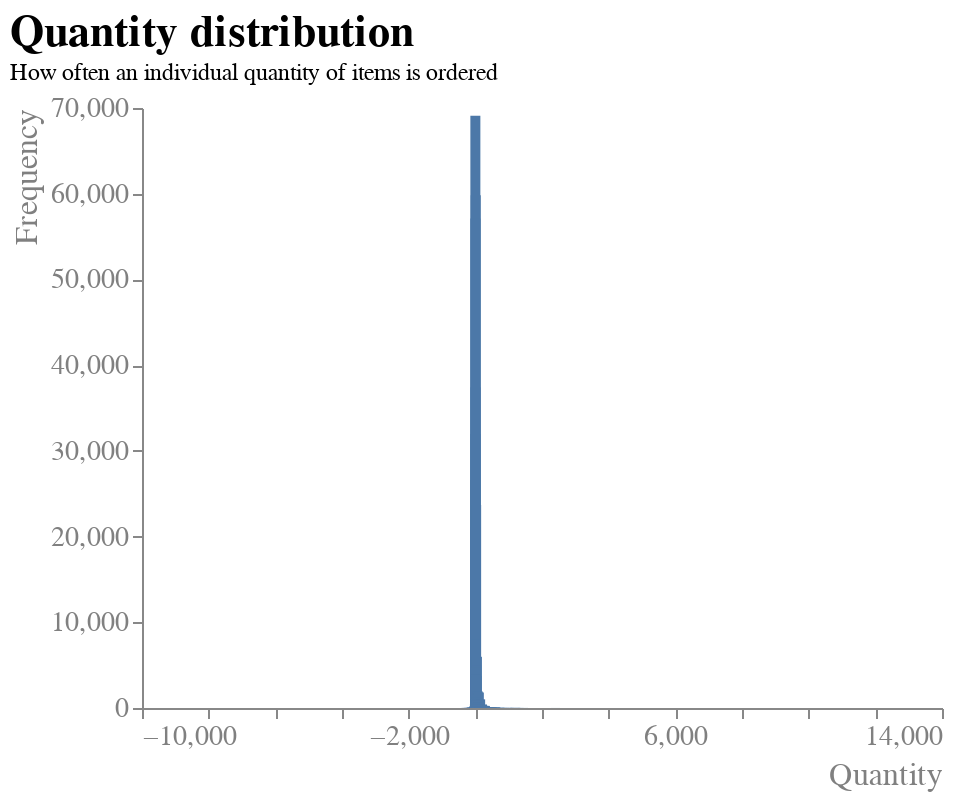

Notebook code cell kept with this figure:
### Code cell
# Häufigkeit der Werte in Quantity
x = df['Quantity']

df_customer = pd.value_counts(x)


df_customer = df_customer.reset_index()
df_customer.columns = ["Quantity", "Frequency"]

# Barplot erstellen
barplot = alt.Chart(df_customer).mark_bar().encode(
y=alt.Y("Frequency:Q",
            axis=alt.Axis(title = "Frequency",
                        grid=False,
                        labelAngle=0,
                        titleAnchor="end",
    )),
    x=alt.X("Quantity:Q",
            axis=alt.Axis(title = "Quantity",
                        grid=False,
                        labelAngle=0,
                        titleAnchor="end",
    )),
).configure_view(
    strokeWidth=0
).configure_title(
    fontSize=22,
    font="Arial",
    color="black",
    anchor="start"
).configure_axis(
    labelFont="Arial",
    titleFont="Arial",
    labelFontSize=14,
    titleFontSize=16,
    titleFontWeight="normal",
    labelColor="grey",
    titleColor="grey"
).properties(
    title={"text":["Quantity distribution"], "subtitle":["How often an individual quantity of items is ordered"]},
)

barplot

### Figure 1 — Vega-Lite specification as saved in the notebook (floating-point values rounded to 4 significant figures; data arrays with more than 128 entries replaced by an {"elided": "..."} marker saying what was removed)
{"config": {"view": {"continuousWidth": 400, "continuousHeight": 300, "strokeWidth": 0}, "axis": {"labelColor": "grey", "labelFont": "Arial", "labelFontSize": 14, "titleColor": "grey", "titleFont": "Arial", "titleFontSize": 16, "titleFontWeight": "normal"}, "title": {"anchor": "start", "color": "black", "font": "Arial", "fontSize": 22}}, "data": {"name": "data-4d58853050d8be35a9d5880caf5817f3"}, "mark": "bar", "encoding": {"x": {"axis": {"grid": false, "labelAngle": 0, "title": "Quantity", "titleAnchor": "end"}, "field": "Quantity", "type": "quantitative"}, "y": {"axis": {"grid": false, "labelAngle": 0, "title": "Frequency", "titleAnchor": "end"}, "field": "Frequency", "type": "quantitative"}}, "title": {"text": ["Quantity distribution"], "subtitle": ["How often an individual quantity of items is ordered"]}, "$schema": "https://vega.github.io/schema/vega-lite/v4.17.0.json", "datasets": {"data-4d58853050d8be35a9d5880caf5817f3": {"elided": "419 records"}}}
